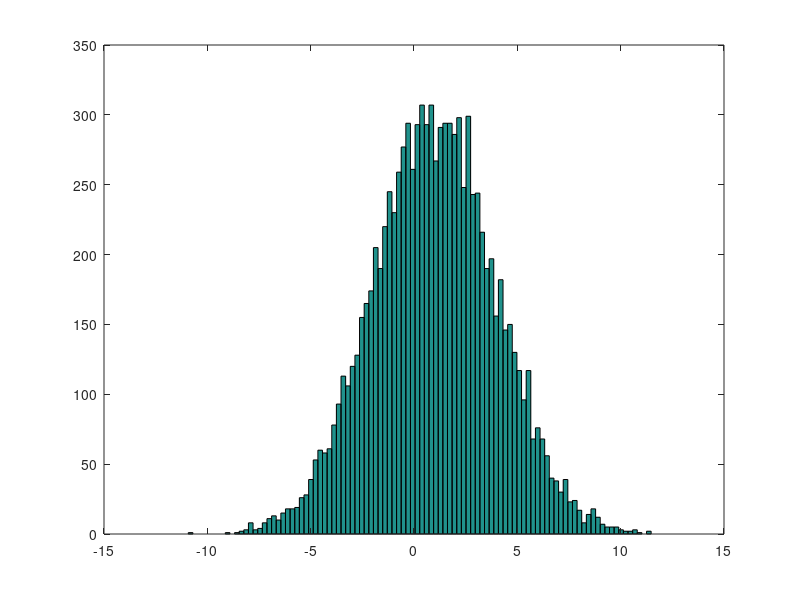

The MATLAB source for this figure:
% Generating normally distributed pseudorandom numbers
randnorm = 1 + 3*randn(10000,1); % Here, 1 is the mean and 3, SD
hist(randnorm, 100);